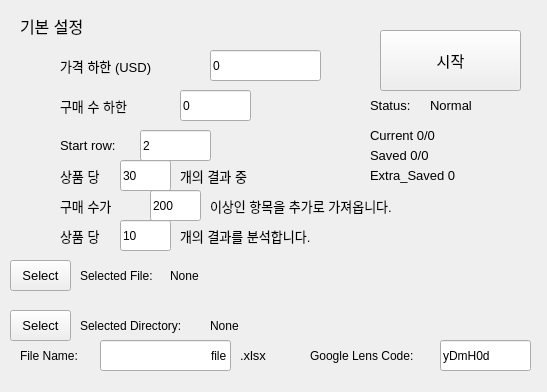
<?xml version="1.0" encoding="UTF-8"?>
<ui version="4.0">
 <class>SettingsWindow</class>
 <widget class="QMainWindow" name="SettingsWindow">
  <property name="geometry">
   <rect>
    <x>0</x>
    <y>0</y>
    <width>547</width>
    <height>392</height>
   </rect>
  </property>
  <property name="windowTitle">
   <string>Taobao Image Searcher</string>
  </property>
  <property name="windowIcon">
   <iconset>
    <normaloff>../../../carrot.ico</normaloff>../../../carrot.ico</iconset>
  </property>
  <widget class="QWidget" name="centralwidget">
   <widget class="QLabel" name="label">
    <property name="geometry">
     <rect>
      <x>20</x>
      <y>10</y>
      <width>91</width>
      <height>31</height>
     </rect>
    </property>
    <property name="font">
     <font>
      <pointsize>12</pointsize>
     </font>
    </property>
    <property name="text">
     <string>기본 설정</string>
    </property>
   </widget>
   <widget class="QLabel" name="label_2">
    <property name="geometry">
     <rect>
      <x>60</x>
      <y>50</y>
      <width>131</width>
      <height>31</height>
     </rect>
    </property>
    <property name="font">
     <font>
      <pointsize>10</pointsize>
     </font>
    </property>
    <property name="text">
     <string>가격 하한 (USD)</string>
    </property>
    <property name="buddy">
     <cstring>minprice</cstring>
    </property>
   </widget>
   <widget class="QLabel" name="label_4">
    <property name="geometry">
     <rect>
      <x>60</x>
      <y>90</y>
      <width>101</width>
      <height>31</height>
     </rect>
    </property>
    <property name="font">
     <font>
      <pointsize>10</pointsize>
     </font>
    </property>
    <property name="text">
     <string>구매 수 하한</string>
    </property>
   </widget>
   <widget class="QLabel" name="label_12">
    <property name="geometry">
     <rect>
      <x>60</x>
      <y>220</y>
      <width>61</width>
      <height>31</height>
     </rect>
    </property>
    <property name="font">
     <font>
      <pointsize>10</pointsize>
     </font>
    </property>
    <property name="text">
     <string>상품 당</string>
    </property>
   </widget>
   <widget class="QLabel" name="label_13">
    <property name="geometry">
     <rect>
      <x>180</x>
      <y>220</y>
      <width>241</width>
      <height>31</height>
     </rect>
    </property>
    <property name="font">
     <font>
      <pointsize>10</pointsize>
     </font>
    </property>
    <property name="text">
     <string>개의 결과를 분석합니다.</string>
    </property>
   </widget>
   <widget class="QPushButton" name="pushButton">
    <property name="geometry">
     <rect>
      <x>380</x>
      <y>30</y>
      <width>141</width>
      <height>61</height>
     </rect>
    </property>
    <property name="font">
     <font>
      <pointsize>11</pointsize>
     </font>
    </property>
    <property name="text">
     <string>시작</string>
    </property>
   </widget>
   <widget class="QLineEdit" name="minprice">
    <property name="geometry">
     <rect>
      <x>210</x>
      <y>50</y>
      <width>111</width>
      <height>31</height>
     </rect>
    </property>
    <property name="font">
     <font>
      <pointsize>9</pointsize>
     </font>
    </property>
    <property name="text">
     <string>0</string>
    </property>
   </widget>
   <widget class="QLineEdit" name="minbuy">
    <property name="geometry">
     <rect>
      <x>180</x>
      <y>90</y>
      <width>71</width>
      <height>31</height>
     </rect>
    </property>
    <property name="font">
     <font>
      <pointsize>9</pointsize>
     </font>
    </property>
    <property name="text">
     <string>0</string>
    </property>
   </widget>
   <widget class="QLineEdit" name="peritem">
    <property name="geometry">
     <rect>
      <x>120</x>
      <y>160</y>
      <width>51</width>
      <height>31</height>
     </rect>
    </property>
    <property name="font">
     <font>
      <pointsize>9</pointsize>
     </font>
    </property>
    <property name="text">
     <string>30</string>
    </property>
   </widget>
   <widget class="QLabel" name="label_14">
    <property name="geometry">
     <rect>
      <x>80</x>
      <y>260</y>
      <width>91</width>
      <height>31</height>
     </rect>
    </property>
    <property name="font">
     <font>
      <pointsize>9</pointsize>
     </font>
    </property>
    <property name="text">
     <string>Selected File:</string>
    </property>
   </widget>
   <widget class="QLabel" name="file_label">
    <property name="geometry">
     <rect>
      <x>170</x>
      <y>260</y>
      <width>511</width>
      <height>31</height>
     </rect>
    </property>
    <property name="font">
     <font>
      <pointsize>9</pointsize>
     </font>
    </property>
    <property name="text">
     <string>None</string>
    </property>
   </widget>
   <widget class="QPushButton" name="file_button">
    <property name="geometry">
     <rect>
      <x>10</x>
      <y>260</y>
      <width>61</width>
      <height>31</height>
     </rect>
    </property>
    <property name="font">
     <font>
      <pointsize>10</pointsize>
     </font>
    </property>
    <property name="text">
     <string>Select</string>
    </property>
   </widget>
   <widget class="QLabel" name="label_5">
    <property name="geometry">
     <rect>
      <x>60</x>
      <y>190</y>
      <width>81</width>
      <height>31</height>
     </rect>
    </property>
    <property name="font">
     <font>
      <pointsize>10</pointsize>
     </font>
    </property>
    <property name="text">
     <string>구매 수가 </string>
    </property>
   </widget>
   <widget class="QLineEdit" name="minbuy_extra">
    <property name="geometry">
     <rect>
      <x>150</x>
      <y>190</y>
      <width>51</width>
      <height>31</height>
     </rect>
    </property>
    <property name="font">
     <font>
      <pointsize>9</pointsize>
     </font>
    </property>
    <property name="text">
     <string>200</string>
    </property>
   </widget>
   <widget class="QLabel" name="label_6">
    <property name="geometry">
     <rect>
      <x>210</x>
      <y>190</y>
      <width>271</width>
      <height>31</height>
     </rect>
    </property>
    <property name="font">
     <font>
      <pointsize>10</pointsize>
     </font>
    </property>
    <property name="text">
     <string>이상인 항목을 추가로 가져옵니다.</string>
    </property>
   </widget>
   <widget class="QLabel" name="current_label">
    <property name="geometry">
     <rect>
      <x>370</x>
      <y>120</y>
      <width>151</width>
      <height>31</height>
     </rect>
    </property>
    <property name="font">
     <font>
      <pointsize>10</pointsize>
     </font>
    </property>
    <property name="text">
     <string>Current 0/0</string>
    </property>
   </widget>
   <widget class="QPushButton" name="file_button_2">
    <property name="geometry">
     <rect>
      <x>10</x>
      <y>310</y>
      <width>61</width>
      <height>31</height>
     </rect>
    </property>
    <property name="font">
     <font>
      <pointsize>10</pointsize>
     </font>
    </property>
    <property name="text">
     <string>Select</string>
    </property>
   </widget>
   <widget class="QLabel" name="label_15">
    <property name="geometry">
     <rect>
      <x>80</x>
      <y>310</y>
      <width>131</width>
      <height>31</height>
     </rect>
    </property>
    <property name="font">
     <font>
      <pointsize>9</pointsize>
     </font>
    </property>
    <property name="text">
     <string>Selected Directory:</string>
    </property>
   </widget>
   <widget class="QLabel" name="file_label_2">
    <property name="geometry">
     <rect>
      <x>210</x>
      <y>310</y>
      <width>511</width>
      <height>31</height>
     </rect>
    </property>
    <property name="font">
     <font>
      <pointsize>9</pointsize>
     </font>
    </property>
    <property name="text">
     <string>None</string>
    </property>
   </widget>
   <widget class="QLabel" name="label_16">
    <property name="geometry">
     <rect>
      <x>20</x>
      <y>340</y>
      <width>131</width>
      <height>31</height>
     </rect>
    </property>
    <property name="font">
     <font>
      <pointsize>9</pointsize>
     </font>
    </property>
    <property name="text">
     <string>File Name: </string>
    </property>
   </widget>
   <widget class="QLineEdit" name="filename_lb">
    <property name="geometry">
     <rect>
      <x>100</x>
      <y>340</y>
      <width>131</width>
      <height>31</height>
     </rect>
    </property>
    <property name="font">
     <font>
      <pointsize>9</pointsize>
     </font>
    </property>
    <property name="text">
     <string>file</string>
    </property>
    <property name="alignment">
     <set>Qt::AlignRight|Qt::AlignTrailing|Qt::AlignVCenter</set>
    </property>
   </widget>
   <widget class="QLabel" name="label_17">
    <property name="geometry">
     <rect>
      <x>240</x>
      <y>340</y>
      <width>101</width>
      <height>31</height>
     </rect>
    </property>
    <property name="font">
     <font>
      <pointsize>10</pointsize>
     </font>
    </property>
    <property name="text">
     <string>.xlsx</string>
    </property>
   </widget>
   <widget class="QLabel" name="saved_label">
    <property name="geometry">
     <rect>
      <x>370</x>
      <y>140</y>
      <width>151</width>
      <height>31</height>
     </rect>
    </property>
    <property name="font">
     <font>
      <pointsize>10</pointsize>
     </font>
    </property>
    <property name="text">
     <string>Saved 0/0</string>
    </property>
   </widget>
   <widget class="QLineEdit" name="a_item">
    <property name="geometry">
     <rect>
      <x>120</x>
      <y>220</y>
      <width>51</width>
      <height>31</height>
     </rect>
    </property>
    <property name="font">
     <font>
      <pointsize>9</pointsize>
     </font>
    </property>
    <property name="text">
     <string>10</string>
    </property>
   </widget>
   <widget class="QLabel" name="label_18">
    <property name="geometry">
     <rect>
      <x>60</x>
      <y>160</y>
      <width>61</width>
      <height>31</height>
     </rect>
    </property>
    <property name="font">
     <font>
      <pointsize>10</pointsize>
     </font>
    </property>
    <property name="text">
     <string>상품 당</string>
    </property>
   </widget>
   <widget class="QLabel" name="label_19">
    <property name="geometry">
     <rect>
      <x>180</x>
      <y>160</y>
      <width>241</width>
      <height>31</height>
     </rect>
    </property>
    <property name="font">
     <font>
      <pointsize>10</pointsize>
     </font>
    </property>
    <property name="text">
     <string>개의 결과 중</string>
    </property>
   </widget>
   <widget class="QLabel" name="status">
    <property name="geometry">
     <rect>
      <x>430</x>
      <y>90</y>
      <width>111</width>
      <height>31</height>
     </rect>
    </property>
    <property name="font">
     <font>
      <pointsize>10</pointsize>
     </font>
    </property>
    <property name="text">
     <string>Normal</string>
    </property>
   </widget>
   <widget class="QLabel" name="status_2">
    <property name="geometry">
     <rect>
      <x>370</x>
      <y>90</y>
      <width>61</width>
      <height>31</height>
     </rect>
    </property>
    <property name="font">
     <font>
      <pointsize>10</pointsize>
     </font>
    </property>
    <property name="text">
     <string>Status:</string>
    </property>
   </widget>
   <widget class="QLineEdit" name="googlens">
    <property name="geometry">
     <rect>
      <x>440</x>
      <y>340</y>
      <width>91</width>
      <height>31</height>
     </rect>
    </property>
    <property name="font">
     <font>
      <pointsize>9</pointsize>
     </font>
    </property>
    <property name="text">
     <string>yDmH0d</string>
    </property>
    <property name="alignment">
     <set>Qt::AlignLeading|Qt::AlignLeft|Qt::AlignVCenter</set>
    </property>
   </widget>
   <widget class="QLabel" name="label_20">
    <property name="geometry">
     <rect>
      <x>310</x>
      <y>340</y>
      <width>131</width>
      <height>31</height>
     </rect>
    </property>
    <property name="font">
     <font>
      <pointsize>9</pointsize>
     </font>
    </property>
    <property name="text">
     <string>Google Lens Code:</string>
    </property>
   </widget>
   <widget class="QLabel" name="e_saved_label">
    <property name="geometry">
     <rect>
      <x>370</x>
      <y>160</y>
      <width>151</width>
      <height>31</height>
     </rect>
    </property>
    <property name="font">
     <font>
      <pointsize>10</pointsize>
     </font>
    </property>
    <property name="text">
     <string>Extra_Saved 0</string>
    </property>
   </widget>
   <widget class="QLabel" name="label_7">
    <property name="geometry">
     <rect>
      <x>60</x>
      <y>130</y>
      <width>101</width>
      <height>31</height>
     </rect>
    </property>
    <property name="font">
     <font>
      <pointsize>10</pointsize>
     </font>
    </property>
    <property name="text">
     <string>Start row:</string>
    </property>
   </widget>
   <widget class="QLineEdit" name="startrow_lb">
    <property name="geometry">
     <rect>
      <x>140</x>
      <y>130</y>
      <width>71</width>
      <height>31</height>
     </rect>
    </property>
    <property name="font">
     <font>
      <pointsize>9</pointsize>
     </font>
    </property>
    <property name="text">
     <string>2</string>
    </property>
   </widget>
  </widget>
 </widget>
 <tabstops>
  <tabstop>minprice</tabstop>
  <tabstop>minbuy</tabstop>
  <tabstop>peritem</tabstop>
  <tabstop>pushButton</tabstop>
 </tabstops>
 <resources/>
 <connections/>
</ui>
